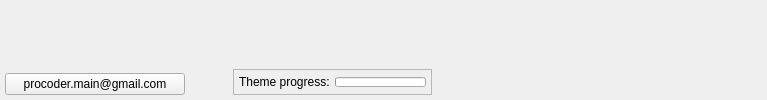
        <widget class="QWidget" name="fotter" native="true">
         <property name="minimumSize">
          <size>
           <width>767</width>
           <height>0</height>
          </size>
         </property>
         <layout class="QHBoxLayout" name="horizontalLayout_5">
          <property name="spacing">
           <number>5</number>
          </property>
          <property name="leftMargin">
           <number>5</number>
          </property>
          <property name="topMargin">
           <number>5</number>
          </property>
          <property name="rightMargin">
           <number>0</number>
          </property>
          <property name="bottomMargin">
           <number>5</number>
          </property>
          <item alignment="Qt::AlignmentFlag::AlignBottom">
           <widget class="QPushButton" name="EmailBtn">
            <property name="sizePolicy">
             <sizepolicy hsizetype="Preferred" vsizetype="Preferred">
              <horstretch>0</horstretch>
              <verstretch>0</verstretch>
             </sizepolicy>
            </property>
            <property name="maximumSize">
             <size>
              <width>180</width>
              <height>16777215</height>
             </size>
            </property>
            <property name="cursor">
             <cursorShape>PointingHandCursor</cursorShape>
            </property>
            <property name="text">
             <string>procoder.main@gmail.com</string>
            </property>
            <property name="icon">
             <iconset resource="../Qss/icons/_icons.qrc">
              <normaloff>:/material_design/icons/material_design/email.png</normaloff>:/material_design/icons/material_design/email.png</iconset>
            </property>
           </widget>
          </item>
          <item alignment="Qt::AlignmentFlag::AlignHCenter|Qt::AlignmentFlag::AlignBottom">
           <widget class="QFrame" name="frame_3">
            <property name="frameShape">
             <enum>QFrame::Shape::StyledPanel</enum>
            </property>
            <property name="frameShadow">
             <enum>QFrame::Shadow::Raised</enum>
            </property>
            <layout class="QHBoxLayout" name="horizontalLayout_16">
             <property name="spacing">
              <number>5</number>
             </property>
             <property name="leftMargin">
              <number>5</number>
             </property>
             <property name="topMargin">
              <number>5</number>
             </property>
             <property name="rightMargin">
              <number>5</number>
             </property>
             <property name="bottomMargin">
              <number>5</number>
             </property>
             <item>
              <widget class="QLabel" name="label_17">
               <property name="text">
                <string>Theme progress:</string>
               </property>
              </widget>
             </item>
             <item>
              <widget class="QProgressBar" name="progressBar">
               <property name="maximumSize">
                <size>
                 <width>16777215</width>
                 <height>10</height>
                </size>
               </property>
               <property name="value">
                <number>0</number>
               </property>
               <property name="textVisible">
                <bool>false</bool>
               </property>
              </widget>
             </item>
            </layout>
           </widget>
          </item>
          <item alignment="Qt::AlignmentFlag::AlignRight|Qt::AlignmentFlag::AlignBottom">
           <widget class="QFrame" name="sizeGrip">
            <property name="minimumSize">
             <size>
              <width>15</width>
              <height>15</height>
             </size>
            </property>
            <property name="maximumSize">
             <size>
              <width>15</width>
              <height>15</height>
             </size>
            </property>
            <property name="cursor">
             <cursorShape>SizeFDiagCursor</cursorShape>
            </property>
            <property name="frameShape">
             <enum>QFrame::Shape::NoFrame</enum>
            </property>
            <property name="frameShadow">
             <enum>QFrame::Shadow::Raised</enum>
            </property>
           </widget>
          </item>
         </layout>
        </widget>
